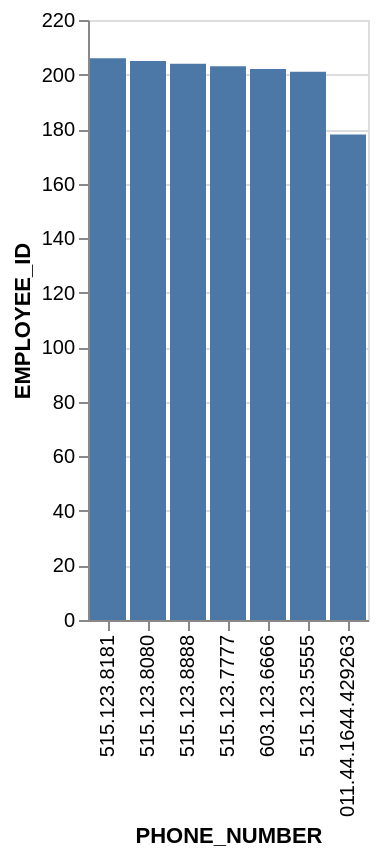

This figure's Vega-Lite source:
### Vega-Lite specification from a JSON file in a GitHub repository (floating-point values rounded to 4 significant figures)
{"data": {"values": [{"x_data": "011.44.1644.429263", "y_data": 178}, {"x_data": "515.123.5555", "y_data": 201}, {"x_data": "603.123.6666", "y_data": 202}, {"x_data": "515.123.7777", "y_data": 203}, {"x_data": "515.123.8888", "y_data": 204}, {"x_data": "515.123.8080", "y_data": 205}, {"x_data": "515.123.8181", "y_data": 206}]}, "mark": "bar", "encoding": {"x": {"field": "x_data", "type": "nominal", "title": "PHONE_NUMBER", "sort": {"op": "sum", "field": "y_data", "order": "descending"}}, "y": {"field": "y_data", "type": "quantitative", "title": "EMPLOYEE_ID"}}}
